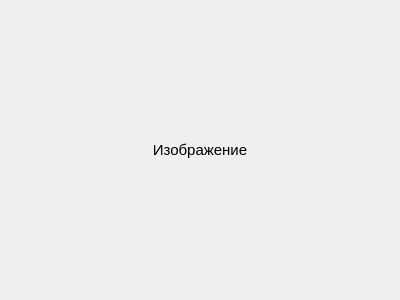
<?xml version="1.0" encoding="UTF-8"?>
<ui version="4.0">
 <class>FullscreenImageDialog</class>
 <widget class="QDialog" name="FullscreenImageDialog">
  <property name="windowModality">
   <enum>Qt::WindowModality::WindowModal</enum>
  </property>
  <property name="geometry">
   <rect>
    <x>0</x>
    <y>0</y>
    <width>400</width>
    <height>300</height>
   </rect>
  </property>
  <property name="windowTitle">
   <string>Полноразмерное изображение</string>
  </property>
  <layout class="QVBoxLayout" name="verticalLayout">
   <property name="spacing">
    <number>0</number>
   </property>
   <property name="leftMargin">
    <number>0</number>
   </property>
   <property name="topMargin">
    <number>0</number>
   </property>
   <property name="rightMargin">
    <number>0</number>
   </property>
   <property name="bottomMargin">
    <number>0</number>
   </property>
   <item>
    <widget class="QLabel" name="ImageLabel">
     <property name="font">
      <font>
       <pointsize>11</pointsize>
      </font>
     </property>
     <property name="text">
      <string>Изображение</string>
     </property>
     <property name="alignment">
      <set>Qt::AlignmentFlag::AlignCenter</set>
     </property>
    </widget>
   </item>
  </layout>
 </widget>
 <resources/>
 <connections/>
</ui>
